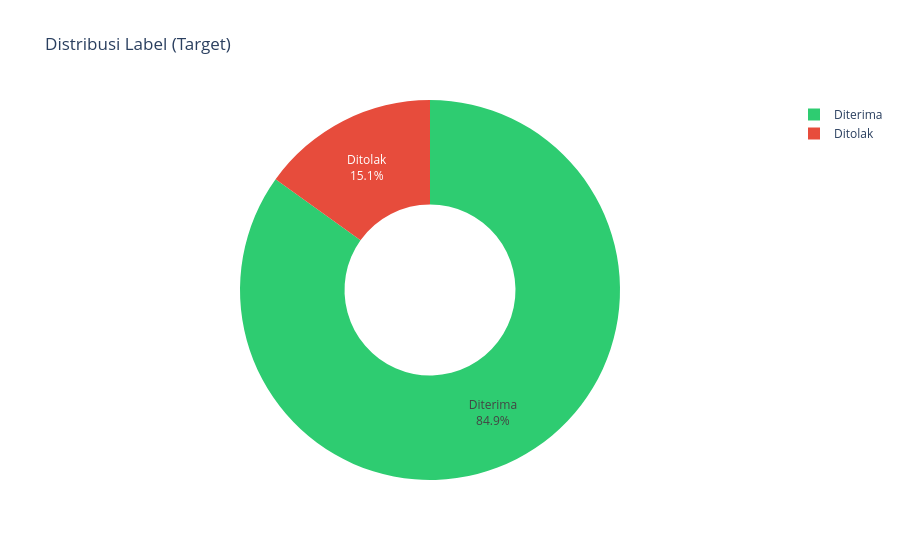

Notebook code for this chart:
### Markdown cell above
**4.1.1 Distribusi Label (Target)**

### Code cell
label_counts = master["label"].value_counts().reset_index()
label_counts.columns = ["label", "jumlah"]

fig = px.pie(label_counts, names="label", values="jumlah", hole=0.45,
             color="label", color_discrete_map={"Diterima": "#2ecc71", "Ditolak": "#e74c3c"},
             title="Distribusi Label (Target)")
fig.update_traces(textinfo="percent+label")
fig.show()

pct_diterima = (master["label"]=="Diterima").mean()*100
print(f"Insight: {pct_diterima:.1f}% pengajuan berlabel Diterima, {100-pct_diterima:.1f}% Ditolak.")

### Figure 1 — Plotly figure (JSON) as saved in the notebook; plotly's stock layout.template omitted (floating-point values rounded to 4 significant figures)
{"data": [{"customdata": [["Diterima"], ["Ditolak"]], "domain": {"x": [0, 1], "y": [0, 1]}, "hole": 0.45, "hovertemplate": "label=%{customdata[0]}<br>jumlah=%{value}<extra></extra>", "labels": ["Diterima", "Ditolak"], "legendgroup": "", "marker": {"colors": ["#2ecc71", "#e74c3c"]}, "name": "", "showlegend": true, "textinfo": "percent+label", "type": "pie", "values": [2547, 453]}], "layout": {"legend": {"tracegroupgap": 0}, "title": {"text": "Distribusi Label (Target)"}}}
